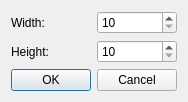
<?xml version="1.0" encoding="UTF-8"?>
<ui version="4.0">
 <class>ImageResizeDialog</class>
 <widget class="QDialog" name="ImageResizeDialog">
  <property name="geometry">
   <rect>
    <x>0</x>
    <y>0</y>
    <width>249</width>
    <height>144</height>
   </rect>
  </property>
  <property name="windowTitle">
   <string>Resize image</string>
  </property>
  <layout class="QGridLayout" name="gridLayout">
   <property name="sizeConstraint">
    <enum>QLayout::SetFixedSize</enum>
   </property>
   <item row="0" column="0">
    <widget class="QLabel" name="label">
     <property name="text">
      <string>Width:</string>
     </property>
    </widget>
   </item>
   <item row="0" column="1">
    <widget class="QSpinBox" name="widthBox">
     <property name="minimum">
      <number>10</number>
     </property>
     <property name="maximum">
      <number>9999</number>
     </property>
    </widget>
   </item>
   <item row="1" column="0">
    <widget class="QLabel" name="label_2">
     <property name="text">
      <string>Height:</string>
     </property>
    </widget>
   </item>
   <item row="1" column="1">
    <widget class="QSpinBox" name="heightBox">
     <property name="minimum">
      <number>10</number>
     </property>
     <property name="maximum">
      <number>9999</number>
     </property>
    </widget>
   </item>
   <item row="2" column="0" colspan="2">
    <widget class="QDialogButtonBox" name="buttonBox">
     <property name="orientation">
      <enum>Qt::Horizontal</enum>
     </property>
     <property name="standardButtons">
      <set>QDialogButtonBox::Cancel|QDialogButtonBox::Ok</set>
     </property>
    </widget>
   </item>
  </layout>
 </widget>
 <resources/>
 <connections>
  <connection>
   <sender>buttonBox</sender>
   <signal>accepted()</signal>
   <receiver>ImageResizeDialog</receiver>
   <slot>accept()</slot>
   <hints>
    <hint type="sourcelabel">
     <x>248</x>
     <y>254</y>
    </hint>
    <hint type="destinationlabel">
     <x>157</x>
     <y>274</y>
    </hint>
   </hints>
  </connection>
  <connection>
   <sender>buttonBox</sender>
   <signal>rejected()</signal>
   <receiver>ImageResizeDialog</receiver>
   <slot>reject()</slot>
   <hints>
    <hint type="sourcelabel">
     <x>316</x>
     <y>260</y>
    </hint>
    <hint type="destinationlabel">
     <x>286</x>
     <y>274</y>
    </hint>
   </hints>
  </connection>
 </connections>
</ui>
